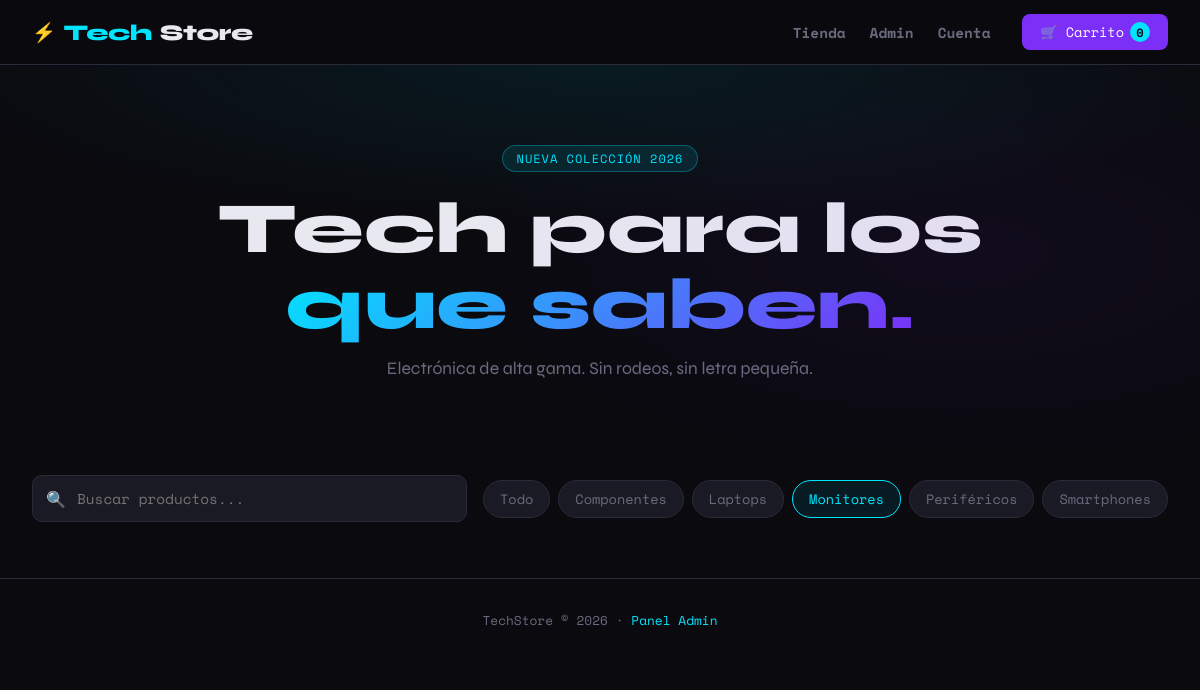
The app's page /?category=Monitores with its own data.
### tables this page shows
CREATE TABLE IF NOT EXISTS categorias (
    id     INT AUTO_INCREMENT PRIMARY KEY,
    nombre VARCHAR(100) NOT NULL UNIQUE
);

### index.php (the view, shortened to what this page needs)
<?php
$db = getDB();
$search   = isset($_GET['search'])   ? strtolower(trim($_GET['search'])) : '';
$category = isset($_GET['category']) ? trim($_GET['category'])           : '';
$categories = $db->query("SELECT id, nombre FROM categorias ORDER BY nombre")
                 ->fetchAll(PDO::FETCH_ASSOC);
?>
<!DOCTYPE html>
<html lang="es">
<head>
<link rel="stylesheet" href="./style.css">
</head>
<body>
<header>
  <div class="header-inner">
    <a href="index.php" class="logo">Tech<span>Store</span></a>
    <nav>
      <a href="index.php">Tienda</a>
      <a href="admin/login.php">Admin</a>
      <a href="user_acount/login.php">Cuenta</a>
    </nav>
    <button class="cart-btn" onclick="toggleCart()">
      🛒 Carrito
      <span class="cart-count" id="cartCount">0</span>
    </button>
  </div>
</header>
<section class="hero">
  <div class="hero-tag">NUEVA COLECCIÓN 2026</div>
  <h1>Tech para los<br><em>que saben.</em></h1>
  <p>Electrónica de alta gama. Sin rodeos, sin letra pequeña.</p>
</section>
<div class="controls">
  <form class="search-wrap" method="GET">
    <input type="text" name="search" placeholder="Buscar productos..." value="<?= htmlspecialchars($search) ?>">
  </form>
  <div class="filter-pills">
    <a href="index.php<?= $search ? '?search='.urlencode($search) : '' ?>"
       class="pill <?= $category==='' ? 'active' : '' ?>">Todo</a>
    <?php foreach ($categories as $cat): ?>
      <a href="?category=<?= urlencode($cat['nombre']) ?><?= $search ? '&search='.urlencode($search) : '' ?>"
         class="pill <?= $category===$cat['nombre'] ? 'active' : '' ?>">
        <?= htmlspecialchars($cat['nombre']) ?>
      </a>
    <?php endforeach; ?>
</div>
</div>
<div class="product-grid">
</div>
<footer>
  <p>TechStore © 2026 · <a href="admin/login.php">Panel Admin</a></p>
</footer>
</body>
</html>

### style.css (style rules this page uses)
*, *::before, *::after { box-sizing: border-box; margin: 0; padding: 0; }
:root { --bg: #0a0a0f; --bg2: #111118; --bg3: #1a1a24; --accent: #00e5ff; --accent2: #7b2ff7; --text: #e8e8f0; --muted: #6b6b80; --border: #2a2a3a; --card: #13131e; --danger: #ff4757; --success: #2ed573; }
html { scroll-behavior: smooth; }
body { background: var(--bg); color: var(--text); font-family: 'Syne', sans-serif; min-height: 100vh; }
header { position: sticky; top: 0; z-index: 100; background: rgba(10,10,15,0.85); backdrop-filter: blur(20px); border-bottom: 1px solid var(--border); padding: 0 2rem; }
.header-inner { max-width: 1400px; margin: 0 auto; display: flex; align-items: center; gap: 2rem; height: 64px; }
.logo { font-size: 1.4rem; font-weight: 800; color: var(--accent); text-decoration: none; letter-spacing: -0.5px; display: flex; align-items: center; gap: 8px; }
.logo span { color: var(--text); }
.logo::before { content: '⚡'; font-size: 1.2rem; }
nav { display: flex; gap: 1.5rem; margin-left: auto; }
nav a { color: var(--muted); text-decoration: none; font-size: 0.9rem; font-weight: 600; transition: color 0.2s; font-family: 'Space Mono', monospace; }
.cart-btn { background: var(--accent2); color: #fff; border: none; border-radius: 8px; padding: 8px 18px; cursor: pointer; font-family: 'Space Mono', monospace; font-size: 0.85rem; display: flex; align-items: center; gap: 6px; transition: all 0.2s; }
.cart-count { background: var(--accent); color: var(--bg); border-radius: 50%; width: 20px; height: 20px; display: flex; align-items: center; justify-content: center; font-size: 0.75rem; font-weight: 700; }
.hero { position: relative; overflow: hidden; padding: 5rem 2rem 4rem; text-align: center; }
.hero::before { content: ''; position: absolute; inset: 0; background: radial-gradient(ellipse 80% 60% at 50% 0%, rgba(0,229,255,0.08) 0%, transparent 70%), radial-gradient(ellipse 60% 80% at 80% 50%, rgba(123,47,247,0.06) 0%, transparent 70%); pointer-events: none; }
.hero-tag { display: inline-block; background: rgba(0,229,255,0.1); border: 1px solid rgba(0,229,255,0.3); color: var(--accent); font-family: 'Space Mono', monospace; font-size: 0.75rem; padding: 4px 14px; border-radius: 20px; margin-bottom: 1.2rem; letter-spacing: 1px; }
.hero h1 { font-size: clamp(2.5rem, 6vw, 4.5rem); font-weight: 800; line-height: 1.05; margin-bottom: 1rem; }
.hero h1 em { font-style: normal; background: linear-gradient(135deg, var(--accent), var(--accent2)); -webkit-background-clip: text; -webkit-text-fill-color: transparent; }
.hero p { color: var(--muted); font-size: 1.1rem; max-width: 500px; margin: 0 auto; }
.controls { max-width: 1400px; margin: 0 auto; padding: 2rem 2rem 1rem; display: flex; gap: 1rem; flex-wrap: wrap; align-items: center; }
.search-wrap { flex: 1; min-width: 260px; position: relative; }
.search-wrap input { width: 100%; background: var(--bg3); border: 1px solid var(--border); border-radius: 10px; padding: 12px 16px 12px 44px; color: var(--text); font-family: 'Space Mono', monospace; font-size: 0.9rem; outline: none; transition: border-color 0.2s; }
.search-wrap::before { content: '🔍'; position: absolute; left: 14px; top: 50%; transform: translateY(-50%); font-size: 1rem; pointer-events: none; }
.filter-pills { display: flex; gap: 0.5rem; flex-wrap: wrap; }
.pill { background: var(--bg3); border: 1px solid var(--border); color: var(--muted); padding: 8px 16px; border-radius: 20px; cursor: pointer; font-size: 0.85rem; font-family: 'Space Mono', monospace; text-decoration: none; transition: all 0.2s; white-space: nowrap; }
.pill:hover, .pill.active { border-color: var(--accent); color: var(--accent); background: rgba(0,229,255,0.08); }
.product-grid { display: grid; padding: 20px; grid-template-columns: repeat(auto-fill, minmax(280px, 1fr)); gap: 1.5rem; }
footer { border-top: 1px solid var(--border); padding: 2rem; text-align: center; color: var(--muted); font-family: 'Space Mono', monospace; font-size: 0.8rem; }
footer a { color: var(--accent); text-decoration: none; }

### records on screen
categorias: nombre "Componentes"
categorias: nombre "Laptops"
categorias: nombre "Monitores"
categorias: nombre "Periféricos"
categorias: nombre "Smartphones"
